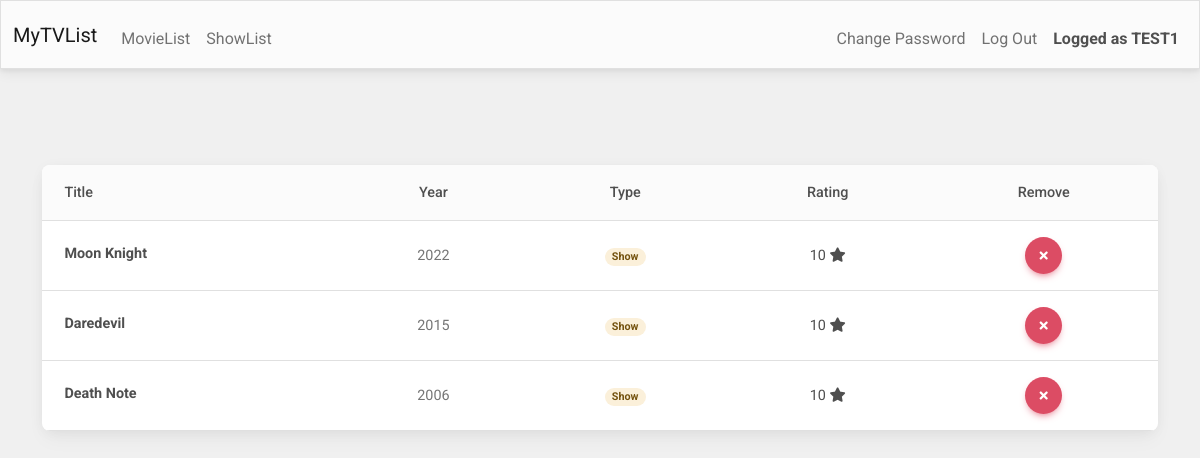
Page /shows (signed in) on the committed database.
### tables this page shows
CREATE TABLE users (id INTEGER PRIMARY KEY AUTOINCREMENT NOT NULL, username TEXT NOT NULL, hash TEXT NOT NULL, year INTEGER);

CREATE TABLE profiles (id INTEGER PRIMARY KEY AUTOINCREMENT NOT NULL, username TEXT NOT NULL, title TEXT NOT NULL,type TEXT NOT NULL,RATING INTEGER NOT NULL, year INTEGER);

### app.py (the view)
@app.route('/shows',methods=['GET','POST'])
@login_required
def shows():
    username = users_db.execute('SELECT username FROM users WHERE id = ?',session['user_id'])[0]['username']
    if request.method == 'POST':
        rem_show = request.form.get('rem_show')
        users_db.execute('DELETE FROM profiles WHERE id=?',rem_show)
    shows = users_db.execute('SELECT * FROM profiles WHERE username=? AND type = "Show"',username)
    return render_template('shows.html',shows=shows,username=username)

### app.py (called while the page is built)
@app.after_request
def after_request(response):
    response.headers["Cache-Control"] = "no-cache, no-store, must-revalidate"
    response.headers["Expires"] = 0
    response.headers["Pragma"] = "no-cache"
    return response

def login_required(f):
    @wraps(f)
    def decorated_function(*args, **kwargs):
        if session.get("user_id") is None:
            return redirect("/login")
        return f(*args, **kwargs)
    return decorated_function

### templates/shows.html (shortened to what this page needs)
{% extends 'layout.html' %}
{% block head %}
   <head>
      <link rel="stylesheet" href="https://use.fontawesome.com/releases/v5.11.2/css/all.css">
      <link rel="stylesheet" href="/static/mdb.min.css">
   </head>
{% endblock %}
{% block main %}
<div class="container my-5">
    <div class="shadow-4 rounded-5 overflow-hidden">
        <table class="table align-middle mb-0 bg-white">
            <thead class="bg-light">
                <tr>
                    <th style="text-align:left;" class='m-auto'>Title</th>
                    <th>Year</th>
                    <th>Type</th>
                    <th>Rating</th>
                    <th>Remove</th>
                </tr>
            </thead>
            <tbody>
                {% for show in shows %}
                <tr>
                    <td>
                        <div class="d-flex align-items-center">
                           <div>
                           <p class="fw-bold mb-1">{{show.title}}</p>
                           </div>
                        </div>
                    </td>
                    <td>
                        <p class="text-muted mb-0">{{show.year}}</p>
                    </td>
                    <td>
                        <span class="badge badge-warning rounded-pill">Show</span>
                    </td>
                    <td>{{show.RATING}}  <i class="fas fa-star"></i></td>
                    <td>
                        <form action="/shows" method="post">
                            <button type="submit" class="btn btn-danger btn-floating"><i class="fas fa-times"></i></button>
                        </form>
                    </td>
                    {%endfor%}
                </tr>
            </tbody>
        </table>
    </div>
</div>
{% endblock %}

### templates/layout.html (shortened to what this page needs)
<!DOCTYPE html>
<html lang="en">
  {% block head %}{% endblock %}
    <body>
        <nav class="bg-light border navbar navbar-expand-md navbar-light">
            <div class="container-fluid">
                <a class="navbar-brand" href="/">
                    MyTVList
                  </a>
                <div class="collapse navbar-collapse" id="navbar">
                    {% if session["user_id"] %}
                        <ul class="navbar-nav me-auto mt-2">
                            <li class="nav-item"><a class="nav-link" href="/movies">MovieList</a></li>
                            <li class="nav-item"><a class="nav-link" href="/shows">ShowList</a></li>
                        </ul>
                        <ul class="navbar-nav ms-auto mt-2">
                            <li class="nav-item"><a class="nav-link" href="/changepass">Change Password</a></li>
                            <li class="nav-item"><a class="nav-link" href="/logout">Log Out</a></li>
                            <li class="nav-item m-auto p-2"><strong>Logged as {{username}}</strong></li>
                        </ul>
                    {% else %}
                        <ul class="navbar-nav ms-auto mt-2">
                            <li class="nav-item"><a class="nav-link" href="/register">Register</a></li>
                            <li class="nav-item"><a class="nav-link" href="/login">Log In</a></li>
                        </ul>
                        {% endif %}
                    </div>
                </div>
            </nav>
        <main class="container-fluid py-5 text-center">
            {% block main %}{% endblock %}
        </main>
    </body>
</html>

### templates/shows.html (style rules this page uses)
body { background-color: hsl(0, 0%, 94%) }

### rows in the picture
users: username "TEST1"
profiles: title "Moon Knight", year "2022", RATING "10"
profiles: title "Daredevil", year "2015", RATING "10"
profiles: title "Death Note", year "2006", RATING "10"
